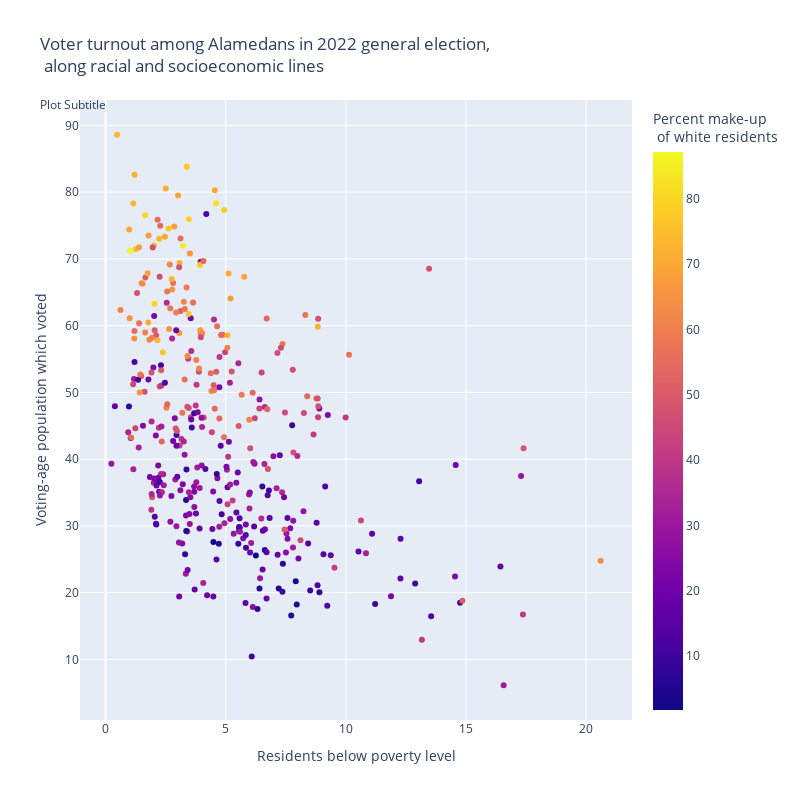

Here is the notebook cell this chart was saved with:
### Code cell
fig = px.scatter(data,
                 x = "% below poverty level",
                 y = "% CVAP voted",
                 color = "White Alone%",
                 width=800, 
                 height=800,
                 hover_data = ["TRACTCE"],
                 custom_data = ["TRACTCE"],
                 labels={
                     "% below poverty level": "Residents below poverty level",
                     "% CVAP voted": "Voting-age population which voted",
                     "White Alone%": "Percent make-up <br> of white residents",
                     "TRACTCE": "Census tract"
                 },
                 title = "Voter turnout among Alamedans in 2022 general election," +
                         "<br> along racial and socioeconomic lines" + 
                         "<br><br><sup>Plot Subtitle</sup>"
                )
                
fig.update_traces(hovertemplate='Residents below poverty level: %{x}%' +
                                '<br>Voting-age population which voted in the 2022 general election: %{y}%' +
                                '<br>Census tract: %{customdata[0]}')    
fig.show()

### Figure 1 — Plotly figure (JSON) as saved in the notebook; plotly's stock layout.template omitted (floating-point values rounded to 4 significant figures; data arrays with more than 128 entries replaced by an {"elided": "..."} marker saying what was removed)
{"data": [{"customdata": {"elided": "374x1 int values"}, "hovertemplate": "Residents below poverty level: %{x}%<br>Voting-age population which voted in the 2022 general election: %{y}%<br>Census tract: %{customdata[0]}", "legendgroup": "", "marker": {"color": {"elided": "374 float values"}, "coloraxis": "coloraxis", "symbol": "circle"}, "mode": "markers", "name": "", "orientation": "v", "showlegend": false, "type": "scatter", "x": {"elided": "374 float values"}, "xaxis": "x", "y": {"elided": "374 float values"}, "yaxis": "y"}], "layout": {"coloraxis": {"colorbar": {"title": {"text": "Percent make-up <br> of white residents"}}, "colorscale": [[0, "#0d0887"], [0.1111, "#46039f"], [0.2222, "#7201a8"], [0.3333, "#9c179e"], [0.4444, "#bd3786"], [0.5556, "#d8576b"], [0.6667, "#ed7953"], [0.7778, "#fb9f3a"], [0.8889, "#fdca26"], [1, "#f0f921"]]}, "height": 800, "legend": {"tracegroupgap": 0}, "title": {"text": "Voter turnout among Alamedans in 2022 general election,<br> along racial and socioeconomic lines<br><br><sup>Plot Subtitle</sup>"}, "width": 800, "xaxis": {"anchor": "y", "autorange": true, "domain": [0, 1], "range": [-1.066, 21.91], "title": {"text": "Residents below poverty level"}, "type": "linear"}, "yaxis": {"anchor": "x", "autorange": true, "domain": [0, 1], "range": [0.9187, 93.8], "title": {"text": "Voting-age population which voted"}, "type": "linear"}}}
